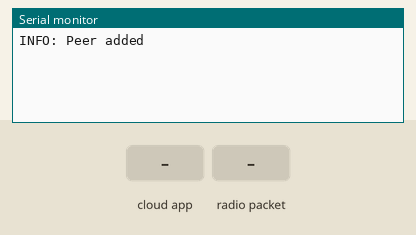
Bench run of a sketch on a simulated ESP32. On the bench: the last lines printed to the serial monitor. The test bench sets the inputs (shaded band). Random numbers use the default seed unless the sketch sets one.

Above: at 2.7 s.
2.8 s: the phone or cloud app sets 12 to 0
At 3.8 s:
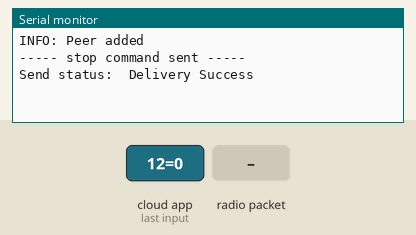
4.3 s: the phone or cloud app sets 2 to 0
At 5.1 s:
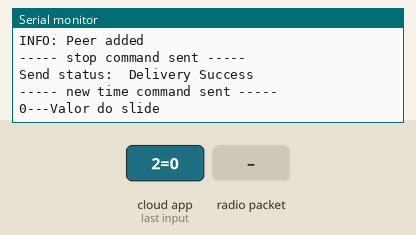
5.8 s: the phone or cloud app sets 3 to 1
At 6.6 s:
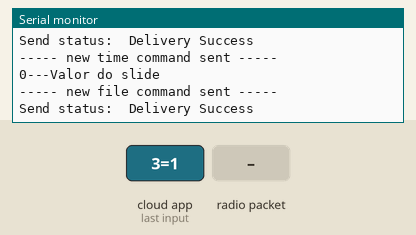
7.3 s: the phone or cloud app sets 4 to 1
At 8.1 s:
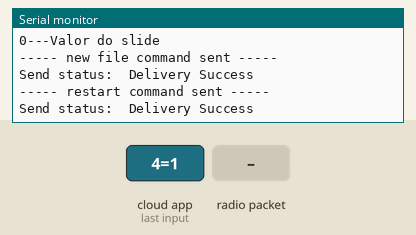
8.8 s: radio packet "1" arrives
At 9.8 s:
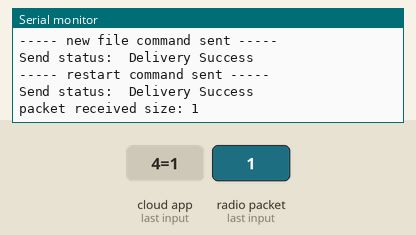
10.3 s: the phone or cloud app sets 12 to 1
At 10.9 s:
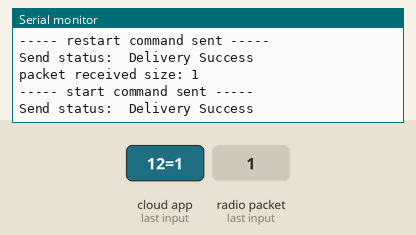

Measured:
- after the input at 2.8 s, the serial monitor: prints a new line after 0.06 s (image 1)
- after the input at 4.3 s, the serial monitor: prints a new line after 0.07 s (image 2)
- after the input at 5.8 s, the serial monitor: prints a new line after 0.08 s (image 3)
- after the input at 7.3 s, the serial monitor: prints a new line after 0.08 s (image 4)
- after the input at 8.8 s, the serial monitor: prints a new line at once (image 5)
- after the input at 10.3 s, the serial monitor: prints a new line after 0.10 s (image 6)

The sketch:

cayenne.ino
```cpp
#include <CayenneMQTTESP32.h>
#include <esp_now.h>

// -----include external files-----
#include "configs.h"      // general configs - falta fazer as configs
#include "cayennelib.h"

#define DEBUG_MODE         true
#define BOARDID_01         1
#define ESPNOW_BUFFER_SIZE 48

// -----command lookup table-----
#define CMD_START    0x01
#define CMD_STOP     0x02
#define CMD_NEW_FILE 0x03
#define CMD_RESTART  0X04

// As funcaos estão do lado dos defines com o que elas são e como chama-las. Para usa-las a minha ideia seria usar [ Cayenne.virtualWrite(CANAL, VALOR); ]
// No esp-now. Assim quando o valor fosse recebido por esp now ainda no OnRecv podemos mandar os dados para a dashboard para ser o mais precio possivel.


//---------ESPNOW Structs and Address---------------
uint8_t address_base[] = {0x94, 0xB5, 0x55, 0x2D, 0x1E, 0x0C};

typedef struct set_up {
    uint8_t id;
    uint8_t command;
} set_up;

typedef struct debug_data{
    uint8_t id;
    char msg[ESPNOW_BUFFER_SIZE];
} debug_data;


void setup() {

  //  init_system();

  //  init_espnow();
  init_cayenne();

  Serial.begin(115200);

  // -----ESPNOW settings-----
  WiFi.mode(WIFI_STA);
  WiFi.disconnect();
  if (esp_now_init() != ESP_OK)    // check if was initialized successfully
      Serial.println("Error initializing ESP-NOW");
  esp_now_register_send_cb(OnDataSent);

  // register peer
  esp_now_peer_info_t peerInfo = {};
  peerInfo.channel = 0;
  peerInfo.encrypt = false;
  memcpy(peerInfo.peer_addr, address_base, 6);
  if (esp_now_add_peer(&peerInfo) != ESP_OK)
      Serial.println("ERROR: Failed to add peer");
  Serial.println("INFO: Peer added");
  delay(50); // give time to send the espnow message
  esp_now_register_recv_cb(OnDataRecv);

}

void loop() {
  Cayenne.loop(100); // Função que precisa ta no loop

  if ((millis() - timer_cayenne) > 2200){
    timer_cayenne += 2200;
    //3158
    Cayenne.virtualWrite(CANAL_CYN_06, random(4000));
    Cayenne.virtualWrite(CANAL_CYN_10, random(60));
  }

  if ((millis() - timer_cayenne2) > 60000){

    timer_cayenne2 += 60000;
    Cayenne.virtualWrite(CANAL_CYN_05, random(40));
    Cayenne.virtualWrite(CANAL_CYN_09, random(100));
    Serial.println("Teste");
    if (timer >= 1){
      timer = timer - 1;
      Cayenne.virtualWrite(CANAL_CYN_00, timer);
    }
  }
}

CAYENNE_IN(CANAL_CYN_02){

  int value = getValue.asInt();
  //comando do ESPNOW (A fazer)
  //esp_err_t result = esp_now_send(address_base, (uint8_t *) &config, sizeof(set_up));
  Serial.println("\n\n----- new time command sent -----");
  //Altera valor na dash
  timerNewValue(value);
}

CAYENNE_IN(CANAL_CYN_03){ // Quando se usa o botao com o nome New do dashboard, toda vez essa função é chamada e é feito o que esta entre colchetes
  if (getValue.asInt() == 1) {
    set_up config = {BOARDID_01, CMD_NEW_FILE};
    esp_err_t result = esp_now_send(address_base, (uint8_t *) &config, sizeof(set_up));
    Serial.println("\n\n----- new file command sent -----");
  }
}

CAYENNE_IN(CANAL_CYN_04){
  if (getValue.asInt() == 1) {
    set_up config = {BOARDID_01, CMD_RESTART};
    esp_err_t result = esp_now_send(address_base, (uint8_t *) &config, sizeof(set_up));
    Serial.println("\n\n----- restart command sent -----");
  }
}


CAYENNE_IN(CANAL_CYN_12){

   if (getValue.asInt() == 1) {
    set_up config = {BOARDID_01, CMD_START};
    esp_err_t result = esp_now_send(address_base, (uint8_t *) &config, sizeof(set_up));

    Serial.println("\n\n----- start command sent -----");
   }
   else if (getValue.asInt() == 0) {
    set_up config = {BOARDID_01, CMD_STOP};
    esp_err_t result = esp_now_send(address_base, (uint8_t *) &config, sizeof(set_up));

    Serial.println("\n\n----- stop command sent -----");
   }
}

void OnDataSent(const uint8_t *mac_addr, esp_now_send_status_t status) {
#if DEBUG_MODE
    Serial.print("Send status:\t");
    Serial.println(status == ESP_NOW_SEND_SUCCESS ? "Delivery Success" : "Delivery Fail");
#endif
}

void OnDataRecv(const uint8_t *mac, const uint8_t *incomingData, int len) {
    #if DEBUG_MODE
        Serial.print("packet received size: ");
        Serial.println(len);
    #endif
}
```

cayennelib.h
```cpp
// --------- defines -----------

#define CANAL_CYN_00   0 // Timer Viewer
#define CANAL_CYN_01   1 // Emergency Fuel - Cayenne.virtualWrite(CANAL_CYN_01, value);
#define CANAL_CYN_02   2 // Timer Definer
#define CANAL_CYN_03   3 // New
#define CANAL_CYN_04   4 // Restart
#define CANAL_CYN_05   5 // Temperature - Cayenne.virtualWrite(CANAL_CYN_05, value);
#define CANAL_CYN_06   6 // RPM - Cayenne.virtualWrite(CANAL_CYN_06, value);
#define CANAL_CYN_07   7 // Rollover - Cayenne.virtualWrite(CANAL_CYN_07, value);
#define CANAL_CYN_08   8
#define CANAL_CYN_09   9 // Battery
#define CANAL_CYN_10   10 // DINAMIC SPEED
#define CANAL_CYN_11   11
#define CANAL_CYN_12   12 // Start/Stop
#define CANAL_CYN_13   13
#define CANAL_CYN_14   14
#define CANAL_CYN_15   15
#define CANAL_CYN_16   16
#define CANAL_CYN_17   17
#define CANAL_CYN_18   18
#define CANAL_CYN_19   19
#define CANAL_CYN_20   20
#define CANAL_CYN_21   21
#define CANAL_CYN_22   22
#define CANAL_CYN_23   23
#define CANAL_CYN_24   24
#define CANAL_CYN_25   25
#define CANAL_CYN_26   26
#define CANAL_CYN_27   27
#define CANAL_CYN_28   28
#define CANAL_CYN_29   29
#define CANAL_CYN_30   30
#define CANAL_CYN_31   31

//---------WiFi configs----------
char ssid[] = "CIMATEC PARK - VISITANTE";
char password[] = "";

//---------Cayenne Device------------
char username[] = "4ad99150-53b2-11ed-bf0a-bb4ba43bd3f6";
char mqtt_passwork[] = "6d350b9f302a61c659578279262ae22a73c5047e";
char client_id[] = "71438170-551f-11ed-bf0a-bb4ba43bd3f6";

//---------variables
uint32_t timer_cayenne;
uint32_t timer_cayenne2;
int timer;

void init_cayenne(){
  // -----Cayenne settings-----
  Cayenne.begin(username, mqtt_passwork, client_id, ssid, password);

  // -----init time-control---------
  timer_cayenne = millis();
  timer_cayenne2 = millis();
  timer = 0;
}

void timerNewValue(int value){
  Cayenne.virtualWrite(CANAL_CYN_00, value);
  Serial.print(value);
  Serial.println("---Valor do slide");
  timer = value;
}
```

configs.h
```cpp
#define DEBUG_MODE         true
#define BOARDID            BOARD_01
#define ESPNOW_BUFFER_SIZE 48
```
